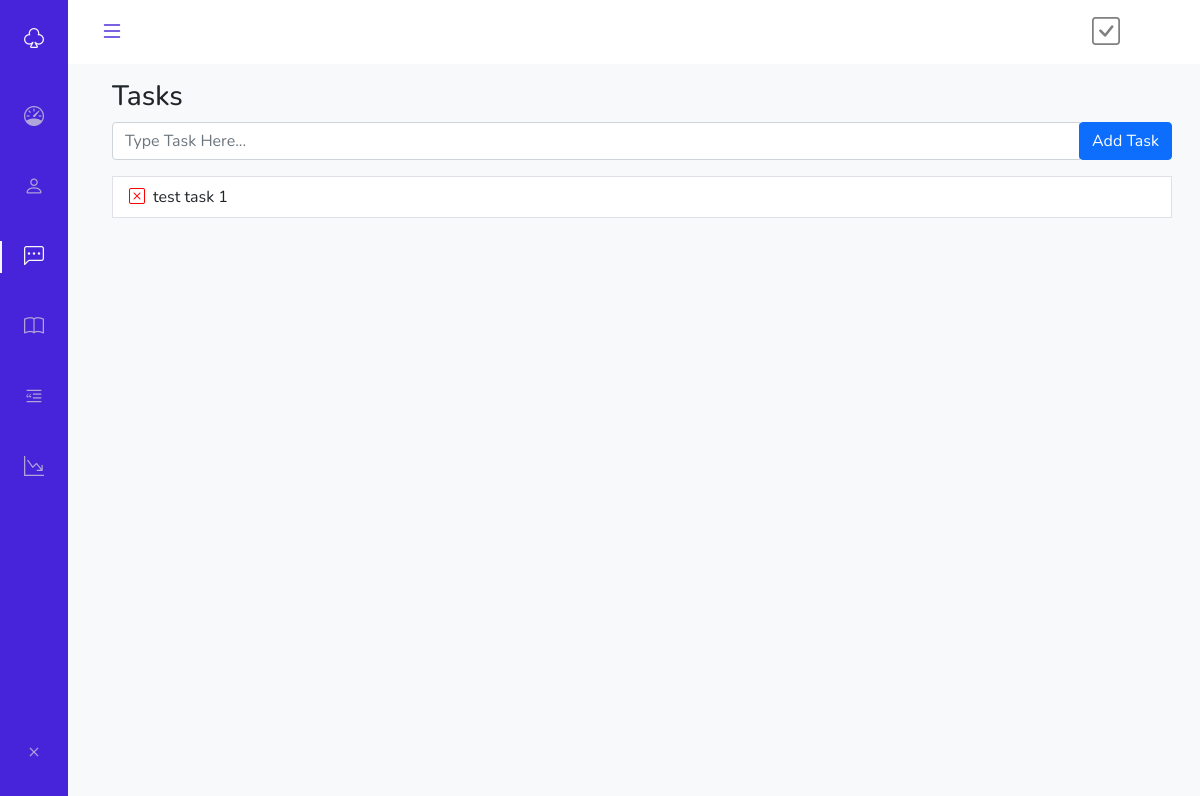
/tasks, run on an earlier commit of the app's database.
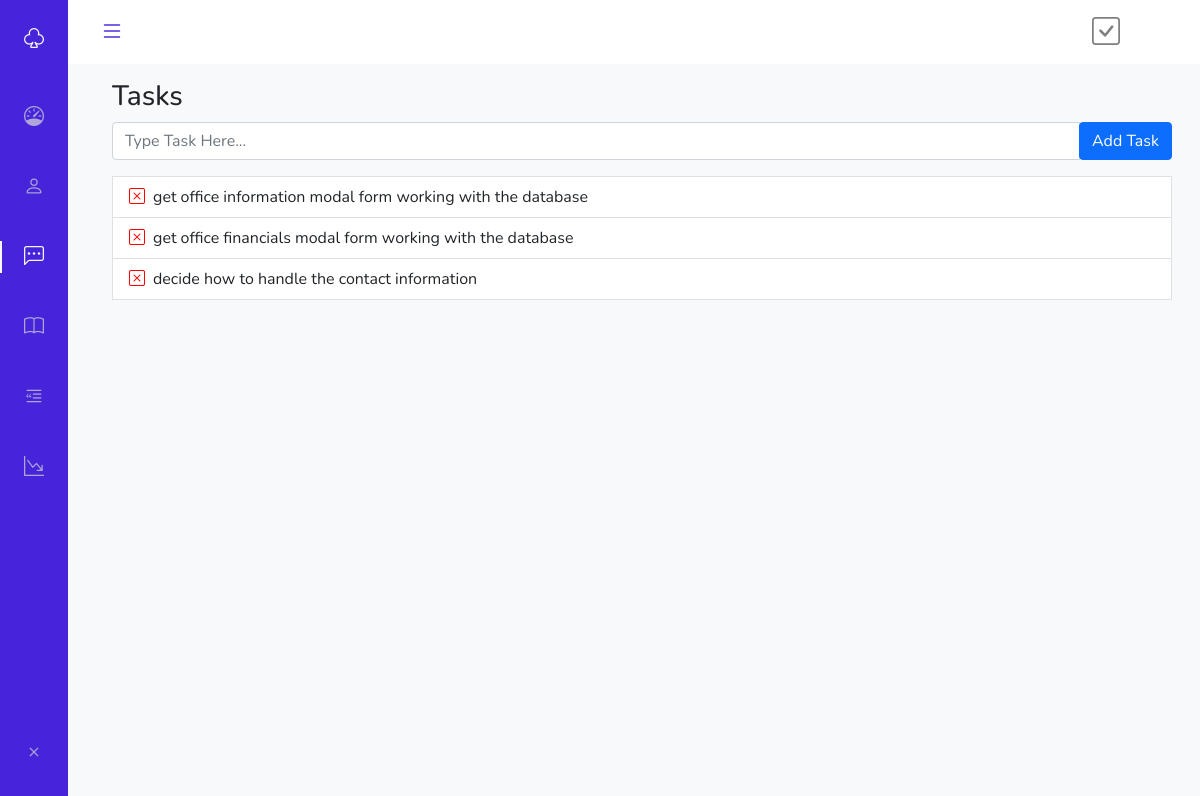
And on a later commit of the database.
### app.py (models this page shows, shortened)
class taskstable(db.Model):
    task_id = db.Column(db.Integer, primary_key=True)
    task_name = db.Column(db.String(200))
    userId = db.Column(db.Integer, default=1)
    done = db.Column(db.Integer, default=0)

### app.py (the view)
@app.route('/tasks', methods=["POST","GET"])
def tasks():
    if request.method == "POST":
        task_name = request.form['task']
        new_task = taskstable(task_name=task_name)
        try:
            db.session.add(new_task)
            db.session.commit()
            return redirect('/tasks')
        except:
            return "there was an error adding that task"
    else:
        tasklist = taskstable.query.filter_by(done=0).all()
        return render_template("tasks.html", tasks = tasklist)

### templates/tasks.html (shortened to what this page needs)
{% extends "base.html" %}
{% set active_page = 'tasks' %}
{% block content %}
<div class="container">
    <div class="row">
        <div class="col mt-3">
            <h3>Tasks </h3>
        </div>
    </div>
        <form action="/tasks" name="task" METHOD="POST">
            <div class="mb-3 input-group">
                <input type="text" placeholder="Type Task Here..." name="task" class="form-control" required>
                <div class="">
                    <button type="submit" class="btn btn-primary">Add Task</button>
                </div>
            </div>
        </form>
    <ul class="list-group border list-group-flush mt-3">
    {% for tasks in tasks %}
    <li class="list-group-item bg-white">
      <div class="custom-control custom-checkbox">
        <a href="/clear/{{tasks.task_id}}"><i class="bi bi-x-square" style="color: red;"></i></a><span class="mx-2">{{tasks.task_name}}</span>
      </div>
    </li>
    {% endfor %}
  </ul>
</div>
{% endblock %}

What changed in the data, as far as the page shows it:
no longer on this page (row edited): taskstable: task_name "test task 1"
added taskstable: task_name "get office information modal form working with the database"
added taskstable: task_name "get office financials modal form working with the database"
added taskstable: task_name "decide how to handle the contact information"
